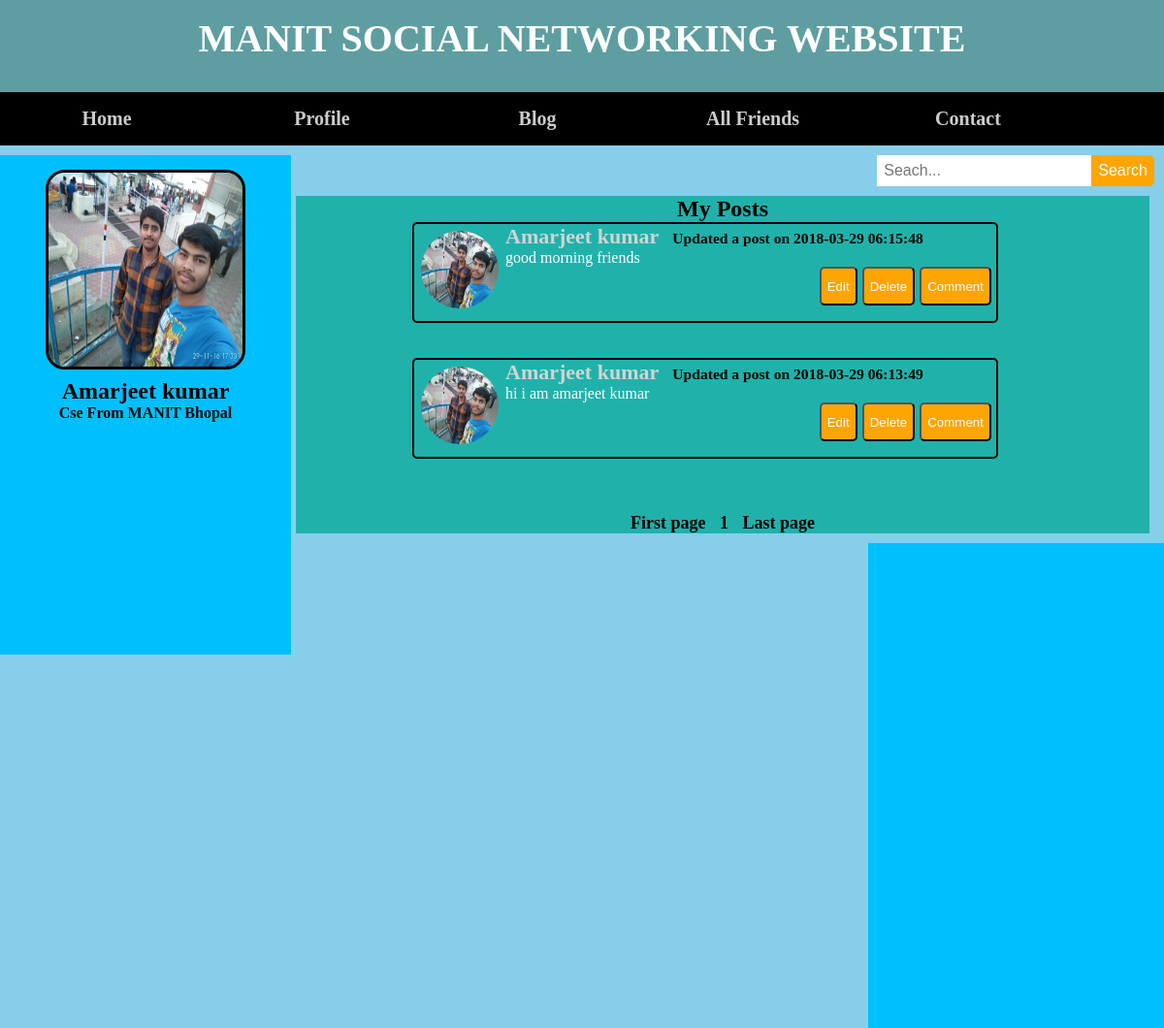
/my_post.php?page=2&user_id=1 (signed in), run on the app's committed database.
### tables this page shows
CREATE TABLE `users` (
  `user_id` int(11) NOT NULL,
  `user_name` varchar(100) NOT NULL,
  `user_email` varchar(100) NOT NULL,
  `desc_user` varchar(255) NOT NULL,
  `relation` varchar(255) NOT NULL,
  `user_pass` varchar(50) NOT NULL,
  `user_country` varchar(50) NOT NULL,
  `user_gender` varchar(50) NOT NULL,
  `user_img` varchar(50) NOT NULL,
  `user_reg_date` varchar(50) NOT NULL,
  `status` text NOT NULL,
  `verifycode` varchar(11) NOT NULL,
  `posts` text NOT NULL,
  `dob` varchar(15) NOT NULL
);

CREATE TABLE `posts` (
  `post_id` int(11) NOT NULL,
  `user_id` int(11) NOT NULL,
  `topic_id` int(11) DEFAULT NULL,
  `post_content` text NOT NULL,
  `post_date` timestamp NOT NULL
);

### my_post.php (the view, shortened to what this page needs)
<!DOCTYPE html>
<?php
include("db/db.php");
include("function/function.php");
?>
<html>
<head>
	<link rel="stylesheet" type="text/css" href="style.css">
</head>
<body>
	<div class="maincontent">
	<div id="header">
		<div id="logo">
			MANIT SOCIAL NETWORKING WEBSITE
		</div>
	</div>
	<div class="navbar">
		<?php
		if (isset($_SESSION['email'])) {
				$email=$_SESSION['email'];
				$user="select * from users where user_email='$email' ";
				$run=mysqli_query($con,$user);
				$row=mysqli_fetch_array($run);
				$user_id=$row['user_id'];
				$user_name=$row['user_name'];
				$desc=$row['desc_user'];
				$user_img=$row['user_img'];
				$post_query="select * from posts where user_id='$user_id' ";
				$run_posts=mysqli_query($con,$post_query);
				$count_posts=mysqli_num_rows($run_posts);
				$msg_query="select * from message where reciever='$user_id' and status='unread' order by 1 desc ";
				$run_msg=mysqli_query($con,$msg_query);
				$count_msg=mysqli_num_rows($run_msg);
	echo "<ul>
			<li><a href='index.php'>Home</a></li>
			<li><a href='#'>Profile</a>
				<ul>
					<li><a href='myprofile.php?user_id=$user_id'>Change Profile</a></li>
					<li><a href='#'>Change Password</a></li>
					<li><a href='logout.php'>Log Out</a></li>
				</ul>
			</li>
			<li><a href='#'>Blog</a>
				<ul>
					<li><a href='my_message.php?Inbox&user_id=$user_id'>Message ($count_msg)</a></li>
					<li><a href='my_post.php?user_id=$user_id'>Posts ($count_posts)</a></li>
					<li><a href='#'>Friends</a></li>
				</ul>
			</li>
		<li><a href='friends.php'>All Friends</a></li>
			<li><a href='#'>Contact</a></li>
			<form method='post' action='#' id='searchbox'>
				<input type='text' name='search' placeholder='Seach...'' />
				<input type='submit' name='search' value='Search'>
			</form>
			</ul>
	</div>
		<div id='left'>
				<center>
					<img src='images/$user_img'  />
				</center>
				<div id='user_details'>
					<p><center><h2>$user_name</h2></center>
					<center><strong>$desc</strong></center></p>
					</br>
				</div>";
			}
			else {
				echo "<script>alert('Login First')</script>";
				echo "<script>window.open('login.php','_self')</script>";
			}
			?>
		</div>
		<div id="content">
			<center><h2>My Posts</h2></center>
			<?php myposts();?>
		</div>
		<div id="right">
		</div>
</div>
</body>
</html>

### function/function.php (shortened to what this page needs)
<?php
include("db/db.php");
?>
<?php
function myposts()
{
	global $con;
	$user_id=$_GET['user_id'];
	$per_page=4;
	if (isset($_GET['page'])) {
		$page=$_GET['page'];
	}
	else
	{
		$page=1;
	}
	$start_from=($page-1)*$per_page;
	$getposts="select * from posts,users where  users.user_id=posts.user_id and posts.user_id='$user_id' order by 1 desc limit $start_from,$per_page";
	$run=mysqli_query($con,$getposts);
	if (mysqli_num_rows($run)==0) {
		echo "<h1 style='text-align:center;color:white;'>No Post is posted </h1>";
	}
	else
	{
	while ($row=mysqli_fetch_array($run)) {
		$post_id=$row['post_id'];
		$content=substr($row['post_content'],0,70);
		$post_date=$row['post_date'];
		$user_name=$row['user_name'];
		$user_img=$row['user_img'];
		echo "<div id='post'>
		<p><img src='images/$user_img' width='80px' height='80px'></p>
		<h3><a href='my_profile.php?user_id=$user_id'>$user_name</a>
		&nbsp <small style='color:black;'>Updated a post on $post_date</small></h3>
		<p style='color:white;'>$content</p>
		<a href='single.php?post_id=$post_id' style='float:right;'><button>Comment</button></a>
		<a href='delete.php?delete&post_id=$post_id' style='float:right;'><button>Delete</button></a>
		<a href='edit.php?edit&post_id=$post_id' style='float:right;'><button>Edit</button></a>
		</div></br></br>";
	}
}
	include("mypostpagination.php");
}
?>

### function/mypostpagination.php
<?php
	$query="select * from posts where user_id='$user_id' ";
	$run=mysqli_query($con,$query);
	$total_post=mysqli_num_rows($run);
	$total_pages=ceil($total_post/$per_page);
	echo "
	<div id='pagination'>
		<center>
			<a href='my_post.php?page=1&user_id=$user_id'>First page</a>";
		for ($i=1; $i <$total_pages ; $i++) {
		echo "<a href='my_post.php?page=$i&user_id=$user_id'>&nbsp$i</a>";
		}
		echo "<a href='my_post.php?page=$total_pages&user_id=$user_id' >&nbspLast page</a></center></div>";
?>

### style.css (style rules this page uses)
html, body, div, span, applet, object, iframe, h1, h2, h3, h4, h5, h6, p, blockquote, pre, a, abbr, acronym, address, big, cite, code, del, dfn, em, img, ins, kbd, q, s, samp, small, strike, strong, sub, sup, tt, var, b, u, i, center, dl, dt, dd, ol, ul, li, fieldset, form, label, legend, table, caption, tbody, tfoot, thead, tr, th, td, article, aside, canvas, details, embed, figure, figcaption, footer, header, hgroup, menu, nav, output, ruby, section, summary, time, mark, audio, video { margin: 0; padding: 0; border: 0; }
body { background: skyblue; margin: 0px; }
#header { width: 100; height: 95px; margin: 0 auto; background: #5F9EA0; }
#logo { color: white; font-size: 40px; line-height:20px; font-family:comic sans MS; position: relative; font-weight: bold; text-align: center; top: 30px; }
.navbar { width: 100; height: 55px; margin: 0 auto; background-color:black; }
.navbar ul { margin: 0px; padding: 0px; list-style: none; }
.navbar ul li { float: left; width: 220px; height: 55px; background-color:black ; opacity: .8; line-height: 55px; text-align: center; margin-right: 2px; }
.navbar ul li a { text-decoration: none; text-align: center; color: white; font-weight: bold; font-size: 20px; display: block; }
.navbar #searchbox { margin-top: 10px; float: right; margin-right: 10px; }
.navbar #searchbox input[type=text] { padding: 7px; border: none; font-size: 16px; font-family: sans-serif; }
.navbar #searchbox input[type=submit] { float: right; background: orange; color: white; border-radius: 0px 5px 5px 0px; cursor: pointer; position: relative; padding: 7px; font-family: sans-serif; font-size: 16px; border: none; }
#left { width: 300px; float: left; padding-top: 15px; background-color: #00bfff; height: 500px; margin-top: 10px; }
#content { width:880px; margin-top: 10px; float: left; margin-left: 5px; background-color: #20B2AA; }
#right { width:305px; height: 500px; margin-top: 10px; float: right; margin-left: 0px; background-color: #00bfff; }
#left img { width: 200px; height: 200px; border: 3px solid black; border-radius: 20px; }
#user_details { width: 200px; margin: 0 auto; padding: 5px; height: 200px; }
#post { width:600px; border-radius: 5px; border: 2px solid black; height: 100px; margin-left: 120px; }
#post img { padding:7px; float: left; border-radius: 50%; text-align: justify; }
#post h3 { color:black; }
#post a { text-decoration: none; font-size: 22px; font-weight: bolder; color:lightgrey; }
#post button { height: 40px; margin-right: 5px; border-radius: 5px; background: orange; color: white; }
#pagination { margin-top: 20px; }
#pagination a { color: black; text-decoration: none; font-size: 18px; margin: 5px; font-weight: bold; }

### data on the page
users: user_img (picture), user_name "Amarjeet kumar", desc_user "Cse From MANIT Bhopal"
posts: user.user_img (picture), user.user_name "Amarjeet kumar", post_date "2018-03-29 06:15:48", post_content "good morning friends"
posts: user.user_img (picture), user.user_name "Amarjeet kumar", post_date "2018-03-29 06:13:49", post_content "hi i am amarjeet kumar"
